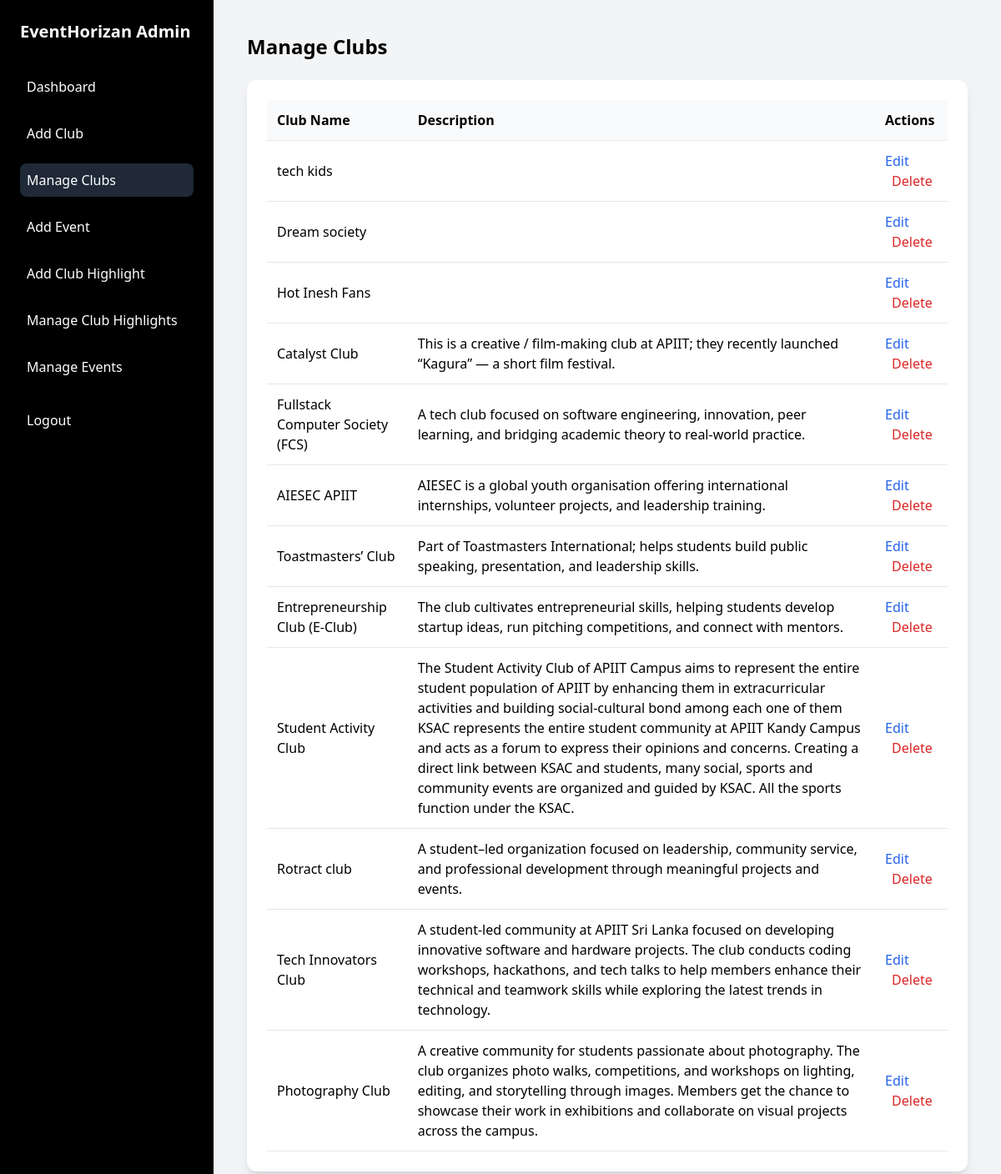
/Admin_Dashboard/manage_clubs.php (signed in), run on the app's committed database.
### tables this page shows
CREATE TABLE `clubs` (
  `id` int(11) NOT NULL,
  `club_name` varchar(255) NOT NULL,
  `club_description` text DEFAULT NULL,
  `short_description` varchar(255) DEFAULT NULL,
  `club_main_image` varchar(255) DEFAULT NULL,
  `club_extra_image_1` varchar(255) DEFAULT NULL,
  `club_extra_image_2` varchar(255) DEFAULT NULL,
  `club_extra_image_3` varchar(255) DEFAULT NULL,
  `created_at` datetime DEFAULT current_timestamp(),
  `contact_description_1` varchar(255) DEFAULT NULL,
  `contact_number_1` varchar(20) DEFAULT NULL,
  `contact_number_2` varchar(20) DEFAULT NULL
);

### Admin_Dashboard/manage_clubs.php (the view, shortened to what this page needs)
<?php
require_once('../includes/db_connection.php');
$stmt = $pdo->query("SELECT id, club_name, club_description, created_at FROM clubs ORDER BY created_at DESC");
$clubs = $stmt->fetchAll(PDO::FETCH_ASSOC);
?>
<!DOCTYPE html>
<html lang="en">
<head>
<script src="https://cdn.tailwindcss.com"></script>
</head>
<body class="font-sans bg-gray-100 flex flex-col md:flex-row min-h-screen">
<aside class="hidden md:flex flex-col w-64 p-6 bg-black text-white flex-shrink-0">
  <h2 class="text-xl font-bold mb-8">EventHorizan Admin</h2>
  <nav class="flex flex-col gap-4 flex-1">
    <a href="dashboard.php" class="flex items-center gap-3 p-2 rounded-lg hover:bg-gray-800">Dashboard</a>
    <a href="club_add.php" class="flex items-center gap-3 p-2 rounded-lg hover:bg-gray-800">Add Club</a>
    <a href="manage_clubs.php" class="flex items-center gap-3 p-2 bg-gray-800 rounded-lg">Manage Clubs</a>
    <a href="event_add.php" class="flex items-center gap-3 p-2 rounded-lg hover:bg-gray-800">Add Event</a>
    <a href="highlights_add.php" class="flex items-center gap-3 p-2 rounded-lg hover:bg-gray-800">
      Add Club Highlight
    </a>
    <a href="highlights_manage.php" class="flex items-center gap-3 p-2 rounded-lg hover:bg-gray-800">
      Manage Club Highlights
    </a>
    <a href="manage_events.php" class="flex items-center gap-3 p-2 rounded-lg hover:bg-gray-800">Manage Events</a>
    <a href="admin_logout.php" class="flex items-center gap-3 p-2 rounded-lg hover:bg-gray-800 mt-2">Logout</a>
  </nav>
</aside>
<main class="flex-1 p-6 md:p-10">
  <h1 class="text-2xl font-semibold mb-6">Manage Clubs</h1>
  <div class="bg-white shadow-lg rounded-xl p-6 overflow-x-auto">
    <table class="w-full text-left border-collapse min-w-[600px]">
      <thead class="bg-gray-50">
        <tr>
          <th class="p-3 border-b">Club Name</th>
          <th class="p-3 border-b">Description</th>
          <th class="p-3 border-b">Actions</th>
        </tr>
      </thead>
      <tbody>
        <?php foreach($clubs as $club): ?>
          <tr class="border-b hover:bg-gray-50">
            <td class="p-3"><?= htmlspecialchars($club['club_name']) ?></td>
            <td class="p-3"><?= htmlspecialchars($club['club_description']) ?></td>
            <td class="p-3 space-x-2">
              <a href="edit_club.php?id=<?= $club['id'] ?>" class="text-blue-600 hover:underline">Edit</a>
              <a href="?delete_id=<?= $club['id'] ?>"
                 onclick="return confirm('Are you sure you want to delete this club?');"
                 class="text-red-600 hover:underline">Delete</a>
            </td>
          </tr>
        <?php endforeach; ?>
      </tbody>
    </table>
  </div>
</main>
</body>
</html>

### data on the page
clubs: club_name "tech kids"
clubs: club_name "Dream society"
clubs: club_name "Hot Inesh Fans"
clubs: club_name "Catalyst Club", club_description "This is a creative / film-making club at APIIT; they recently launched “Kagura” — a short film festival."
clubs: club_name "Fullstack Computer Society (FCS)", club_description "A tech club focused on software engineering, innovation, peer learning, and bridging academic theory to real-world practice."
clubs: club_name "AIESEC APIIT", club_description "AIESEC is a global youth organisation offering international internships, volunteer projects, and leadership training."
clubs: club_name "Toastmasters’ Club", club_description "Part of Toastmasters International; helps students build public speaking, presentation, and leadership skills."
clubs: club_name "Entrepreneurship Club (E-Club)", club_description "The club cultivates entrepreneurial skills, helping students develop startup ideas, run pitching competitions, and connect with mentors."
clubs: club_name "Student Activity Club", club_description "The Student Activity Club of APIIT Campus aims to represent the entire student population of APIIT by enhancing them in extracurricular activities and building social-cultural bond among each one of them KSAC represents the entire student community at APIIT Kandy Campus and acts as a forum to express their opinions and concerns. Creating a direct link between KSAC and students, many social, sports and community events are organized and guided by KSAC. All the sports function under the KSAC."
clubs: club_name "Rotract club", club_description "A student–led organization focused on leadership, community service, and professional development through meaningful projects and events."
clubs: club_name "Tech Innovators Club", club_description "A student-led community at APIIT Sri Lanka focused on developing innovative software and hardware projects. The club conducts coding workshops, hackathons, and tech talks to help members enhance their technical and teamwork skills while exploring the latest trends in technology."
clubs: club_name "Photography Club", club_description "A creative community for students passionate about photography. The club organizes photo walks, competitions, and workshops on lighting, editing, and storytelling through images. Members get the chance to showcase their work in exhibitions and collaborate on visual projects across the campus."
